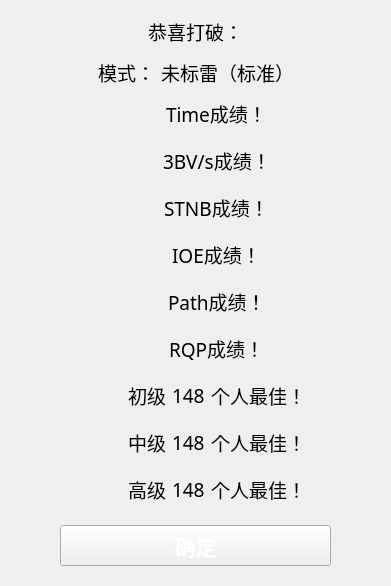
<?xml version="1.0" encoding="UTF-8"?>
<ui version="4.0">
 <class>Form</class>
 <widget class="QWidget" name="Form">
  <property name="geometry">
   <rect>
    <x>0</x>
    <y>0</y>
    <width>361</width>
    <height>738</height>
   </rect>
  </property>
  <property name="minimumSize">
   <size>
    <width>361</width>
    <height>382</height>
   </size>
  </property>
  <property name="maximumSize">
   <size>
    <width>361</width>
    <height>1080</height>
   </size>
  </property>
  <property name="sizeIncrement">
   <size>
    <width>0</width>
    <height>0</height>
   </size>
  </property>
  <property name="windowTitle">
   <string>关于</string>
  </property>
  <property name="windowOpacity">
   <double>10.000000000000000</double>
  </property>
  <property name="autoFillBackground">
   <bool>false</bool>
  </property>
  <property name="styleSheet">
   <string notr="true"/>
  </property>
  <layout class="QVBoxLayout" name="verticalLayout">
   <property name="sizeConstraint">
    <enum>QLayout::SetFixedSize</enum>
   </property>
   <item alignment="Qt::AlignHCenter">
    <widget class="QLabel" name="label_race_label_3">
     <property name="minimumSize">
      <size>
       <width>0</width>
       <height>41</height>
      </size>
     </property>
     <property name="font">
      <font>
       <family>微软雅黑</family>
       <pointsize>14</pointsize>
      </font>
     </property>
     <property name="text">
      <string>恭喜打破：</string>
     </property>
     <property name="scaledContents">
      <bool>false</bool>
     </property>
     <property name="wordWrap">
      <bool>false</bool>
     </property>
    </widget>
   </item>
   <item>
    <layout class="QHBoxLayout" name="horizontalLayout_2">
     <item>
      <spacer name="horizontalSpacer_33">
       <property name="orientation">
        <enum>Qt::Horizontal</enum>
       </property>
       <property name="sizeHint" stdset="0">
        <size>
         <width>40</width>
         <height>20</height>
        </size>
       </property>
      </spacer>
     </item>
     <item>
      <widget class="QLabel" name="label">
       <property name="font">
        <font>
         <family>微软雅黑</family>
         <pointsize>14</pointsize>
        </font>
       </property>
       <property name="text">
        <string>模式：</string>
       </property>
      </widget>
     </item>
     <item>
      <widget class="QLabel" name="label_16">
       <property name="font">
        <font>
         <family>微软雅黑</family>
         <pointsize>14</pointsize>
        </font>
       </property>
       <property name="text">
        <string>未标雷（标准）</string>
       </property>
      </widget>
     </item>
     <item>
      <spacer name="horizontalSpacer_34">
       <property name="orientation">
        <enum>Qt::Horizontal</enum>
       </property>
       <property name="sizeHint" stdset="0">
        <size>
         <width>40</width>
         <height>20</height>
        </size>
       </property>
      </spacer>
     </item>
    </layout>
   </item>
   <item>
    <widget class="QWidget" name="widget1" native="true">
     <property name="minimumSize">
      <size>
       <width>0</width>
       <height>41</height>
      </size>
     </property>
     <layout class="QHBoxLayout" name="horizontalLayout_3" stretch="0,0,0,0">
      <property name="sizeConstraint">
       <enum>QLayout::SetDefaultConstraint</enum>
      </property>
      <property name="leftMargin">
       <number>0</number>
      </property>
      <property name="topMargin">
       <number>0</number>
      </property>
      <property name="rightMargin">
       <number>0</number>
      </property>
      <property name="bottomMargin">
       <number>0</number>
      </property>
      <item>
       <spacer name="horizontalSpacer">
        <property name="orientation">
         <enum>Qt::Horizontal</enum>
        </property>
        <property name="sizeHint" stdset="0">
         <size>
          <width>40</width>
          <height>20</height>
         </size>
        </property>
       </spacer>
      </item>
      <item>
       <widget class="QLabel" name="label1">
        <property name="minimumSize">
         <size>
          <width>36</width>
          <height>36</height>
         </size>
        </property>
        <property name="maximumSize">
         <size>
          <width>36</width>
          <height>36</height>
         </size>
        </property>
        <property name="styleSheet">
         <string notr="true">border-image: url(media/rtime.svg);</string>
        </property>
        <property name="text">
         <string/>
        </property>
       </widget>
      </item>
      <item>
       <widget class="QLabel" name="label_1">
        <property name="font">
         <font>
          <family>微软雅黑</family>
          <pointsize>14</pointsize>
         </font>
        </property>
        <property name="text">
         <string>Time成绩！</string>
        </property>
        <property name="scaledContents">
         <bool>false</bool>
        </property>
        <property name="wordWrap">
         <bool>false</bool>
        </property>
       </widget>
      </item>
      <item>
       <spacer name="horizontalSpacer_2">
        <property name="orientation">
         <enum>Qt::Horizontal</enum>
        </property>
        <property name="sizeHint" stdset="0">
         <size>
          <width>40</width>
          <height>20</height>
         </size>
        </property>
       </spacer>
      </item>
     </layout>
    </widget>
   </item>
   <item>
    <widget class="QWidget" name="widget3" native="true">
     <property name="minimumSize">
      <size>
       <width>0</width>
       <height>41</height>
      </size>
     </property>
     <layout class="QHBoxLayout" name="horizontalLayout_6" stretch="0,0,0,0">
      <property name="sizeConstraint">
       <enum>QLayout::SetDefaultConstraint</enum>
      </property>
      <property name="leftMargin">
       <number>0</number>
      </property>
      <property name="topMargin">
       <number>0</number>
      </property>
      <property name="rightMargin">
       <number>0</number>
      </property>
      <property name="bottomMargin">
       <number>0</number>
      </property>
      <item>
       <spacer name="horizontalSpacer_7">
        <property name="orientation">
         <enum>Qt::Horizontal</enum>
        </property>
        <property name="sizeHint" stdset="0">
         <size>
          <width>40</width>
          <height>20</height>
         </size>
        </property>
       </spacer>
      </item>
      <item>
       <widget class="QLabel" name="label3">
        <property name="minimumSize">
         <size>
          <width>36</width>
          <height>36</height>
         </size>
        </property>
        <property name="maximumSize">
         <size>
          <width>36</width>
          <height>36</height>
         </size>
        </property>
        <property name="styleSheet">
         <string notr="true">border-image: url(media/bbbv_s.svg);</string>
        </property>
        <property name="text">
         <string/>
        </property>
       </widget>
      </item>
      <item>
       <widget class="QLabel" name="label_3">
        <property name="font">
         <font>
          <family>微软雅黑</family>
          <pointsize>14</pointsize>
         </font>
        </property>
        <property name="text">
         <string>3BV/s成绩！</string>
        </property>
        <property name="scaledContents">
         <bool>false</bool>
        </property>
        <property name="wordWrap">
         <bool>false</bool>
        </property>
       </widget>
      </item>
      <item>
       <spacer name="horizontalSpacer_8">
        <property name="orientation">
         <enum>Qt::Horizontal</enum>
        </property>
        <property name="sizeHint" stdset="0">
         <size>
          <width>40</width>
          <height>20</height>
         </size>
        </property>
       </spacer>
      </item>
     </layout>
    </widget>
   </item>
   <item>
    <widget class="QWidget" name="widget5" native="true">
     <property name="minimumSize">
      <size>
       <width>0</width>
       <height>41</height>
      </size>
     </property>
     <layout class="QHBoxLayout" name="horizontalLayout_7" stretch="0,0,0,0">
      <property name="sizeConstraint">
       <enum>QLayout::SetDefaultConstraint</enum>
      </property>
      <property name="leftMargin">
       <number>0</number>
      </property>
      <property name="topMargin">
       <number>0</number>
      </property>
      <property name="rightMargin">
       <number>0</number>
      </property>
      <property name="bottomMargin">
       <number>0</number>
      </property>
      <item>
       <spacer name="horizontalSpacer_9">
        <property name="orientation">
         <enum>Qt::Horizontal</enum>
        </property>
        <property name="sizeHint" stdset="0">
         <size>
          <width>40</width>
          <height>20</height>
         </size>
        </property>
       </spacer>
      </item>
      <item>
       <widget class="QLabel" name="label5">
        <property name="minimumSize">
         <size>
          <width>36</width>
          <height>36</height>
         </size>
        </property>
        <property name="maximumSize">
         <size>
          <width>36</width>
          <height>36</height>
         </size>
        </property>
        <property name="styleSheet">
         <string notr="true">border-image: url(media/stnb.svg);</string>
        </property>
        <property name="text">
         <string/>
        </property>
       </widget>
      </item>
      <item>
       <widget class="QLabel" name="label_5">
        <property name="font">
         <font>
          <family>微软雅黑</family>
          <pointsize>14</pointsize>
         </font>
        </property>
        <property name="text">
         <string>STNB成绩！</string>
        </property>
        <property name="scaledContents">
         <bool>false</bool>
        </property>
        <property name="wordWrap">
         <bool>false</bool>
        </property>
       </widget>
      </item>
      <item>
       <spacer name="horizontalSpacer_10">
        <property name="orientation">
         <enum>Qt::Horizontal</enum>
        </property>
        <property name="sizeHint" stdset="0">
         <size>
          <width>40</width>
          <height>20</height>
         </size>
        </property>
       </spacer>
      </item>
     </layout>
    </widget>
   </item>
   <item>
    <widget class="QWidget" name="widget7" native="true">
     <property name="minimumSize">
      <size>
       <width>0</width>
       <height>41</height>
      </size>
     </property>
     <layout class="QHBoxLayout" name="horizontalLayout_10" stretch="0,0,0,0">
      <property name="sizeConstraint">
       <enum>QLayout::SetDefaultConstraint</enum>
      </property>
      <property name="leftMargin">
       <number>0</number>
      </property>
      <property name="topMargin">
       <number>0</number>
      </property>
      <property name="rightMargin">
       <number>0</number>
      </property>
      <property name="bottomMargin">
       <number>0</number>
      </property>
      <item>
       <spacer name="horizontalSpacer_15">
        <property name="orientation">
         <enum>Qt::Horizontal</enum>
        </property>
        <property name="sizeHint" stdset="0">
         <size>
          <width>40</width>
          <height>20</height>
         </size>
        </property>
       </spacer>
      </item>
      <item>
       <widget class="QLabel" name="label7">
        <property name="minimumSize">
         <size>
          <width>36</width>
          <height>36</height>
         </size>
        </property>
        <property name="maximumSize">
         <size>
          <width>36</width>
          <height>36</height>
         </size>
        </property>
        <property name="styleSheet">
         <string notr="true">border-image: url(media/ioe.svg);</string>
        </property>
        <property name="text">
         <string/>
        </property>
       </widget>
      </item>
      <item>
       <widget class="QLabel" name="label_7">
        <property name="font">
         <font>
          <family>微软雅黑</family>
          <pointsize>14</pointsize>
         </font>
        </property>
        <property name="text">
         <string>IOE成绩！</string>
        </property>
        <property name="scaledContents">
         <bool>false</bool>
        </property>
        <property name="wordWrap">
         <bool>false</bool>
        </property>
       </widget>
      </item>
      <item>
       <spacer name="horizontalSpacer_16">
        <property name="orientation">
         <enum>Qt::Horizontal</enum>
        </property>
        <property name="sizeHint" stdset="0">
         <size>
          <width>40</width>
          <height>20</height>
         </size>
        </property>
       </spacer>
      </item>
     </layout>
    </widget>
   </item>
   <item>
    <widget class="QWidget" name="widget9" native="true">
     <property name="minimumSize">
      <size>
       <width>0</width>
       <height>41</height>
      </size>
     </property>
     <layout class="QHBoxLayout" name="horizontalLayout_12" stretch="0,0,0,0">
      <property name="sizeConstraint">
       <enum>QLayout::SetDefaultConstraint</enum>
      </property>
      <property name="leftMargin">
       <number>0</number>
      </property>
      <property name="topMargin">
       <number>0</number>
      </property>
      <property name="rightMargin">
       <number>0</number>
      </property>
      <property name="bottomMargin">
       <number>0</number>
      </property>
      <item>
       <spacer name="horizontalSpacer_19">
        <property name="orientation">
         <enum>Qt::Horizontal</enum>
        </property>
        <property name="sizeHint" stdset="0">
         <size>
          <width>40</width>
          <height>20</height>
         </size>
        </property>
       </spacer>
      </item>
      <item>
       <widget class="QLabel" name="label9">
        <property name="minimumSize">
         <size>
          <width>36</width>
          <height>36</height>
         </size>
        </property>
        <property name="maximumSize">
         <size>
          <width>36</width>
          <height>36</height>
         </size>
        </property>
        <property name="styleSheet">
         <string notr="true">border-image: url(media/path.svg);</string>
        </property>
        <property name="text">
         <string/>
        </property>
       </widget>
      </item>
      <item>
       <widget class="QLabel" name="label_9">
        <property name="font">
         <font>
          <family>微软雅黑</family>
          <pointsize>14</pointsize>
         </font>
        </property>
        <property name="text">
         <string>Path成绩！</string>
        </property>
        <property name="scaledContents">
         <bool>false</bool>
        </property>
        <property name="wordWrap">
         <bool>false</bool>
        </property>
       </widget>
      </item>
      <item>
       <spacer name="horizontalSpacer_20">
        <property name="orientation">
         <enum>Qt::Horizontal</enum>
        </property>
        <property name="sizeHint" stdset="0">
         <size>
          <width>40</width>
          <height>20</height>
         </size>
        </property>
       </spacer>
      </item>
     </layout>
    </widget>
   </item>
   <item>
    <widget class="QWidget" name="widget11" native="true">
     <property name="minimumSize">
      <size>
       <width>0</width>
       <height>41</height>
      </size>
     </property>
     <layout class="QHBoxLayout" name="horizontalLayout_13" stretch="0,0,0,0">
      <property name="sizeConstraint">
       <enum>QLayout::SetDefaultConstraint</enum>
      </property>
      <property name="leftMargin">
       <number>0</number>
      </property>
      <property name="topMargin">
       <number>0</number>
      </property>
      <property name="rightMargin">
       <number>0</number>
      </property>
      <property name="bottomMargin">
       <number>0</number>
      </property>
      <item>
       <spacer name="horizontalSpacer_21">
        <property name="orientation">
         <enum>Qt::Horizontal</enum>
        </property>
        <property name="sizeHint" stdset="0">
         <size>
          <width>40</width>
          <height>20</height>
         </size>
        </property>
       </spacer>
      </item>
      <item>
       <widget class="QLabel" name="label11">
        <property name="minimumSize">
         <size>
          <width>36</width>
          <height>36</height>
         </size>
        </property>
        <property name="maximumSize">
         <size>
          <width>36</width>
          <height>36</height>
         </size>
        </property>
        <property name="styleSheet">
         <string notr="true">border-image: url(media/rqp.svg);</string>
        </property>
        <property name="text">
         <string/>
        </property>
       </widget>
      </item>
      <item>
       <widget class="QLabel" name="label_11">
        <property name="font">
         <font>
          <family>微软雅黑</family>
          <pointsize>14</pointsize>
         </font>
        </property>
        <property name="text">
         <string>RQP成绩！</string>
        </property>
        <property name="scaledContents">
         <bool>false</bool>
        </property>
        <property name="wordWrap">
         <bool>false</bool>
        </property>
       </widget>
      </item>
      <item>
       <spacer name="horizontalSpacer_22">
        <property name="orientation">
         <enum>Qt::Horizontal</enum>
        </property>
        <property name="sizeHint" stdset="0">
         <size>
          <width>40</width>
          <height>20</height>
         </size>
        </property>
       </spacer>
      </item>
     </layout>
    </widget>
   </item>
   <item>
    <widget class="QWidget" name="widget13" native="true">
     <property name="minimumSize">
      <size>
       <width>0</width>
       <height>41</height>
      </size>
     </property>
     <layout class="QHBoxLayout" name="horizontalLayout_15" stretch="0,0,0,0,0,0">
      <property name="sizeConstraint">
       <enum>QLayout::SetDefaultConstraint</enum>
      </property>
      <property name="leftMargin">
       <number>0</number>
      </property>
      <property name="topMargin">
       <number>0</number>
      </property>
      <property name="rightMargin">
       <number>0</number>
      </property>
      <property name="bottomMargin">
       <number>0</number>
      </property>
      <item>
       <spacer name="horizontalSpacer_27">
        <property name="orientation">
         <enum>Qt::Horizontal</enum>
        </property>
        <property name="sizeHint" stdset="0">
         <size>
          <width>40</width>
          <height>20</height>
         </size>
        </property>
       </spacer>
      </item>
      <item>
       <widget class="QLabel" name="label13">
        <property name="minimumSize">
         <size>
          <width>36</width>
          <height>36</height>
         </size>
        </property>
        <property name="maximumSize">
         <size>
          <width>36</width>
          <height>36</height>
         </size>
        </property>
        <property name="styleSheet">
         <string notr="true">border-image: url(media/pb.svg);</string>
        </property>
        <property name="text">
         <string/>
        </property>
       </widget>
      </item>
      <item>
       <widget class="QLabel" name="label_13">
        <property name="font">
         <font>
          <family>微软雅黑</family>
          <pointsize>14</pointsize>
         </font>
        </property>
        <property name="text">
         <string>初级</string>
        </property>
        <property name="scaledContents">
         <bool>false</bool>
        </property>
        <property name="wordWrap">
         <bool>false</bool>
        </property>
       </widget>
      </item>
      <item>
       <widget class="QLabel" name="label__13">
        <property name="font">
         <font>
          <family>微软雅黑</family>
          <pointsize>14</pointsize>
         </font>
        </property>
        <property name="text">
         <string notr="true">148</string>
        </property>
        <property name="scaledContents">
         <bool>false</bool>
        </property>
        <property name="wordWrap">
         <bool>false</bool>
        </property>
       </widget>
      </item>
      <item>
       <widget class="QLabel" name="label___13">
        <property name="font">
         <font>
          <family>微软雅黑</family>
          <pointsize>14</pointsize>
         </font>
        </property>
        <property name="text">
         <string>个人最佳！</string>
        </property>
        <property name="scaledContents">
         <bool>false</bool>
        </property>
        <property name="wordWrap">
         <bool>false</bool>
        </property>
       </widget>
      </item>
      <item>
       <spacer name="horizontalSpacer_28">
        <property name="orientation">
         <enum>Qt::Horizontal</enum>
        </property>
        <property name="sizeHint" stdset="0">
         <size>
          <width>40</width>
          <height>20</height>
         </size>
        </property>
       </spacer>
      </item>
     </layout>
    </widget>
   </item>
   <item>
    <widget class="QWidget" name="widget14" native="true">
     <property name="minimumSize">
      <size>
       <width>0</width>
       <height>41</height>
      </size>
     </property>
     <layout class="QHBoxLayout" name="horizontalLayout_16" stretch="0,0,0,0,0,0">
      <property name="sizeConstraint">
       <enum>QLayout::SetDefaultConstraint</enum>
      </property>
      <property name="leftMargin">
       <number>0</number>
      </property>
      <property name="topMargin">
       <number>0</number>
      </property>
      <property name="rightMargin">
       <number>0</number>
      </property>
      <property name="bottomMargin">
       <number>0</number>
      </property>
      <item>
       <spacer name="horizontalSpacer_29">
        <property name="orientation">
         <enum>Qt::Horizontal</enum>
        </property>
        <property name="sizeHint" stdset="0">
         <size>
          <width>40</width>
          <height>20</height>
         </size>
        </property>
       </spacer>
      </item>
      <item>
       <widget class="QLabel" name="label14">
        <property name="minimumSize">
         <size>
          <width>36</width>
          <height>36</height>
         </size>
        </property>
        <property name="maximumSize">
         <size>
          <width>36</width>
          <height>36</height>
         </size>
        </property>
        <property name="styleSheet">
         <string notr="true">border-image: url(media/pb.svg);</string>
        </property>
        <property name="text">
         <string/>
        </property>
       </widget>
      </item>
      <item>
       <widget class="QLabel" name="label_14">
        <property name="font">
         <font>
          <family>微软雅黑</family>
          <pointsize>14</pointsize>
         </font>
        </property>
        <property name="text">
         <string>中级</string>
        </property>
        <property name="scaledContents">
         <bool>false</bool>
        </property>
        <property name="wordWrap">
         <bool>false</bool>
        </property>
       </widget>
      </item>
      <item>
       <widget class="QLabel" name="label__14">
        <property name="font">
         <font>
          <family>微软雅黑</family>
          <pointsize>14</pointsize>
         </font>
        </property>
        <property name="text">
         <string notr="true">148</string>
        </property>
        <property name="scaledContents">
         <bool>false</bool>
        </property>
        <property name="wordWrap">
         <bool>false</bool>
        </property>
       </widget>
      </item>
      <item>
       <widget class="QLabel" name="label___14">
        <property name="font">
         <font>
          <family>微软雅黑</family>
          <pointsize>14</pointsize>
         </font>
        </property>
        <property name="text">
         <string>个人最佳！</string>
        </property>
        <property name="scaledContents">
         <bool>false</bool>
        </property>
        <property name="wordWrap">
         <bool>false</bool>
        </property>
       </widget>
      </item>
      <item>
       <spacer name="horizontalSpacer_30">
        <property name="orientation">
         <enum>Qt::Horizontal</enum>
        </property>
        <property name="sizeHint" stdset="0">
         <size>
          <width>40</width>
          <height>20</height>
         </size>
        </property>
       </spacer>
      </item>
     </layout>
    </widget>
   </item>
   <item>
    <widget class="QWidget" name="widget15" native="true">
     <property name="minimumSize">
      <size>
       <width>0</width>
       <height>41</height>
      </size>
     </property>
     <layout class="QHBoxLayout" name="horizontalLayout_17" stretch="0,0,0,0,0,0">
      <property name="sizeConstraint">
       <enum>QLayout::SetDefaultConstraint</enum>
      </property>
      <property name="leftMargin">
       <number>0</number>
      </property>
      <property name="topMargin">
       <number>0</number>
      </property>
      <property name="rightMargin">
       <number>0</number>
      </property>
      <property name="bottomMargin">
       <number>0</number>
      </property>
      <item>
       <spacer name="horizontalSpacer_31">
        <property name="orientation">
         <enum>Qt::Horizontal</enum>
        </property>
        <property name="sizeHint" stdset="0">
         <size>
          <width>40</width>
          <height>20</height>
         </size>
        </property>
       </spacer>
      </item>
      <item>
       <widget class="QLabel" name="label15">
        <property name="minimumSize">
         <size>
          <width>36</width>
          <height>36</height>
         </size>
        </property>
        <property name="maximumSize">
         <size>
          <width>36</width>
          <height>36</height>
         </size>
        </property>
        <property name="styleSheet">
         <string notr="true">border-image: url(media/pb.svg);</string>
        </property>
        <property name="text">
         <string/>
        </property>
       </widget>
      </item>
      <item>
       <widget class="QLabel" name="label_15">
        <property name="font">
         <font>
          <family>微软雅黑</family>
          <pointsize>14</pointsize>
         </font>
        </property>
        <property name="text">
         <string>高级</string>
        </property>
        <property name="scaledContents">
         <bool>false</bool>
        </property>
        <property name="wordWrap">
         <bool>false</bool>
        </property>
       </widget>
      </item>
      <item>
       <widget class="QLabel" name="label__15">
        <property name="font">
         <font>
          <family>微软雅黑</family>
          <pointsize>14</pointsize>
         </font>
        </property>
        <property name="text">
         <string notr="true">148</string>
        </property>
        <property name="scaledContents">
         <bool>false</bool>
        </property>
        <property name="wordWrap">
         <bool>false</bool>
        </property>
       </widget>
      </item>
      <item>
       <widget class="QLabel" name="label___15">
        <property name="font">
         <font>
          <family>微软雅黑</family>
          <pointsize>14</pointsize>
         </font>
        </property>
        <property name="text">
         <string>个人最佳！</string>
        </property>
        <property name="scaledContents">
         <bool>false</bool>
        </property>
        <property name="wordWrap">
         <bool>false</bool>
        </property>
       </widget>
      </item>
      <item>
       <spacer name="horizontalSpacer_32">
        <property name="orientation">
         <enum>Qt::Horizontal</enum>
        </property>
        <property name="sizeHint" stdset="0">
         <size>
          <width>40</width>
          <height>20</height>
         </size>
        </property>
       </spacer>
      </item>
     </layout>
    </widget>
   </item>
   <item>
    <widget class="QWidget" name="widget" native="true">
     <property name="minimumSize">
      <size>
       <width>0</width>
       <height>41</height>
      </size>
     </property>
     <layout class="QHBoxLayout" name="horizontalLayout">
      <item>
       <spacer name="horizontalSpacer_25">
        <property name="orientation">
         <enum>Qt::Horizontal</enum>
        </property>
        <property name="sizeHint" stdset="0">
         <size>
          <width>40</width>
          <height>20</height>
         </size>
        </property>
       </spacer>
      </item>
      <item>
       <widget class="QPushButton" name="pushButton">
        <property name="minimumSize">
         <size>
          <width>271</width>
          <height>41</height>
         </size>
        </property>
        <property name="maximumSize">
         <size>
          <width>271</width>
          <height>41</height>
         </size>
        </property>
        <property name="font">
         <font>
          <family>黑体</family>
          <pointsize>16</pointsize>
          <weight>75</weight>
          <italic>false</italic>
          <bold>true</bold>
         </font>
        </property>
        <property name="mouseTracking">
         <bool>false</bool>
        </property>
        <property name="focusPolicy">
         <enum>Qt::NoFocus</enum>
        </property>
        <property name="layoutDirection">
         <enum>Qt::RightToLeft</enum>
        </property>
        <property name="styleSheet">
         <string notr="true">border-image: url(media/button.png);
font: 16pt &quot;黑体&quot;;
color:white;font: bold;</string>
        </property>
        <property name="text">
         <string>确定</string>
        </property>
        <property name="shortcut">
         <string>Space</string>
        </property>
        <property name="autoDefault">
         <bool>false</bool>
        </property>
        <property name="flat">
         <bool>false</bool>
        </property>
       </widget>
      </item>
      <item>
       <spacer name="horizontalSpacer_26">
        <property name="orientation">
         <enum>Qt::Horizontal</enum>
        </property>
        <property name="sizeHint" stdset="0">
         <size>
          <width>40</width>
          <height>20</height>
         </size>
        </property>
       </spacer>
      </item>
     </layout>
    </widget>
   </item>
  </layout>
 </widget>
 <resources/>
 <connections>
  <connection>
   <sender>pushButton</sender>
   <signal>clicked()</signal>
   <receiver>Form</receiver>
   <slot>close()</slot>
   <hints>
    <hint type="sourcelabel">
     <x>278</x>
     <y>801</y>
    </hint>
    <hint type="destinationlabel">
     <x>351</x>
     <y>777</y>
    </hint>
   </hints>
  </connection>
 </connections>
</ui>
